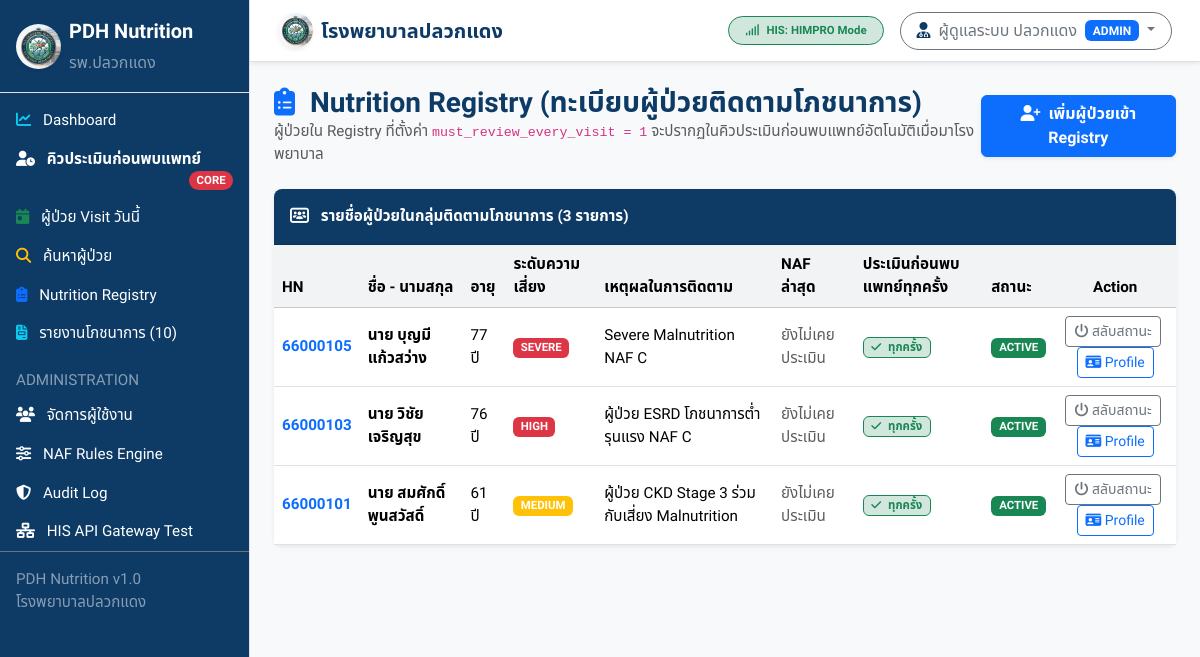
/registry (signed in), run on an earlier commit of the app's database.
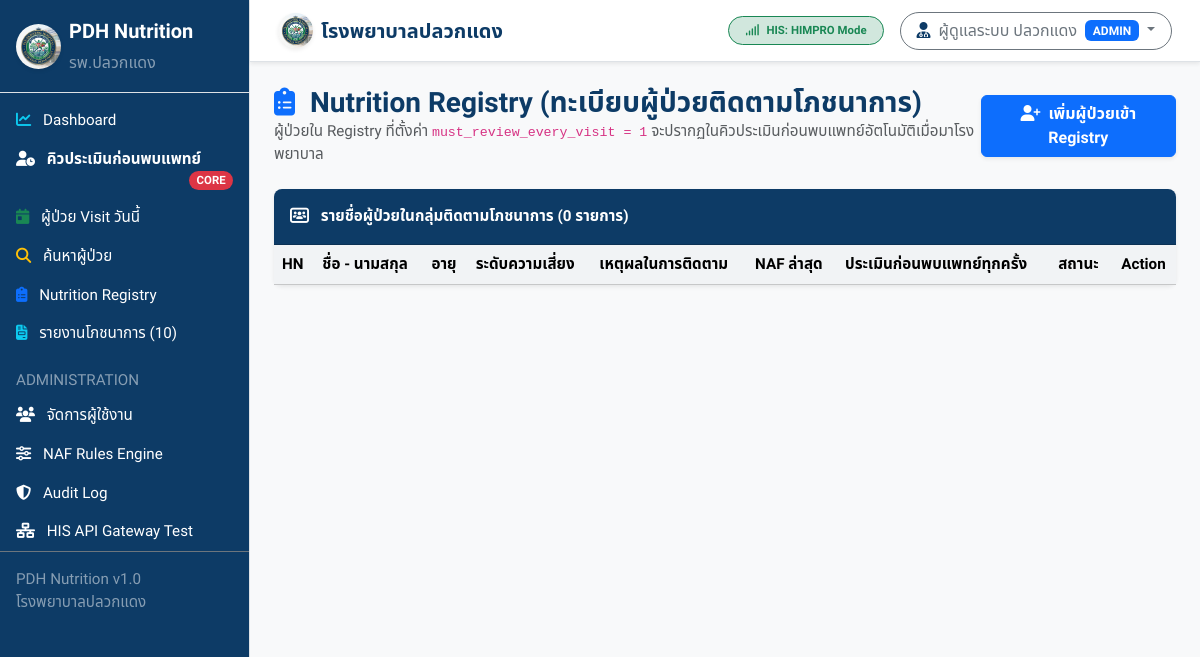
And on a later commit of the database.
### tables this page shows
CREATE TABLE `nutrition_registry` (
  `id` INT AUTO_INCREMENT PRIMARY KEY,
  `hn` VARCHAR(20) NOT NULL UNIQUE,
  `active` TINYINT(1) NOT NULL DEFAULT 1,
  `reason` VARCHAR(255) NOT NULL,
  `risk_level` ENUM('LOW', 'MEDIUM', 'HIGH', 'SEVERE') NOT NULL DEFAULT 'MEDIUM',
  `start_date` DATE NOT NULL,
  `end_date` DATE NULL,
  `follow_up_interval_days` INT NOT NULL DEFAULT 14,
  `must_review_every_visit` TINYINT(1) NOT NULL DEFAULT 1,
  `note` TEXT NULL,
  `created_by` INT NULL,
  `created_at` DATETIME NOT NULL DEFAULT CURRENT_TIMESTAMP,
  `updated_at` DATETIME NULL ON UPDATE CURRENT_TIMESTAMP,
  INDEX `idx_registry_hn` (`hn`),
  INDEX `idx_registry_active` (`active`),
  INDEX `idx_registry_risk` (`risk_level`)
);

CREATE TABLE `patients_cache` (
  `hn` VARCHAR(20) PRIMARY KEY,
  `cid` VARCHAR(20) NULL,
  `prefix` VARCHAR(20) NULL,
  `first_name` VARCHAR(50) NOT NULL,
  `last_name` VARCHAR(50) NOT NULL,
  `fullname` VARCHAR(110) NOT NULL,
  `gender` ENUM('MALE', 'FEMALE', 'OTHER') NOT NULL DEFAULT 'MALE',
  `birthdate` DATE NULL,
  `age` INT NULL,
  `phone` VARCHAR(30) NULL,
  `weight` DECIMAL(5,2) NULL,
  `height` DECIMAL(5,2) NULL,
  `bmi` DECIMAL(4,2) NULL,
  `synced_at` DATETIME NOT NULL DEFAULT CURRENT_TIMESTAMP ON UPDATE CURRENT_TIMESTAMP,
  INDEX `idx_patients_cid` (`cid`),
  INDEX `idx_patients_fullname` (`fullname`)
);

### views/layouts/navbar.php (called while the page is built, shortened)
<?php
$baseUrl = AppConfig::get('APP_URL', '/pdhnutrition');
?>

### app/Controllers/RegistryController.php (called while the page is built, shortened)
<?php
class RegistryController {
    public function index(): void {
        $pdo = Database::getConnection();
        $stmt = $pdo->query("
            SELECT r.*, p.fullname, p.age, p.gender, p.cid, u.fullname as creator_name,
                   n.naf_grade as last_naf_grade, n.assessment_date as last_naf_date
            FROM nutrition_registry r
            JOIN patients_cache p ON r.hn = p.hn
            LEFT JOIN users u ON r.created_by = u.id
            LEFT JOIN (
                SELECT hn, naf_grade, assessment_date,
                       ROW_NUMBER() OVER (PARTITION BY hn ORDER BY assessment_date DESC, id DESC) as rn
                FROM naf_assessments
            ) n ON r.hn = n.hn AND n.rn = 1
            ORDER BY r.active DESC, r.risk_level DESC, r.updated_at DESC
        ");
        $registryList = $stmt->fetchAll(PDO::FETCH_ASSOC);
        require __DIR__ . '/../../views/registry/index.php';
    }
}

### app/Config/AppConfig.php (called while the page is built, shortened)
<?php
class AppConfig {
    private static array $config = [];
    public static function load(): void {
        $envFile = __DIR__ . '/../../.env';
    }
    public static function get(string $key, mixed $default = null): mixed {
        return $_ENV[$key] ?? self::$config[$key] ?? $default;
    }
}

### views/registry/index.php (the view, shortened to what the rows shown need)
<?php
require __DIR__ . '/../layouts/header.php';
?>
<div id="page-content-wrapper" class="w-100">
  <?php require __DIR__ . '/../layouts/navbar.php'; ?>
  <div class="container-fluid p-4">
    <div class="card shadow-sm border-0">
      <div class="card-body p-0">
        <div class="table-responsive">
          <table class="table table-hover align-middle mb-0 datatable">
            <thead class="table-light">
              <tr>
                <th>HN</th>
                <th>ชื่อ - นามสกุล</th>
                <th>อายุ</th>
                <th>ระดับความเสี่ยง</th>
                <th>เหตุผลในการติดตาม</th>
                <th>NAF ล่าสุด</th>
                <th>ประเมินก่อนพบแพทย์ทุกครั้ง</th>
                <th>สถานะ</th>
                <th class="text-center">Action</th>
              </tr>
            </thead>
            <tbody>
              <?php foreach ($registryList as $r): ?>
                <tr>
                  <td class="fw-bold text-pdh-blue">
                    <a href="<?= $baseUrl ?>/patient/<?= htmlspecialchars($r['hn']) ?>" class="text-decoration-none"><?= htmlspecialchars($r['hn']) ?></a>
                  </td>
                  <td class="fw-bold"><?= htmlspecialchars($r['fullname'] ?? 'ไม่ระบุชื่อ') ?></td>
                  <td><?= $r['age'] ?? '-' ?> ปี</td>
                  <td>
                    <span class="badge bg-<?= (in_array($r['risk_level'] ?? '', ['SEVERE', 'HIGH'])) ? 'danger' : 'warning' ?>">
                      <?= htmlspecialchars($r['risk_level'] ?? 'MEDIUM') ?>
                    </span>
                  </td>
                  <td><?= htmlspecialchars($r['reason'] ?? '-') ?></td>
                  <td>
                    <?php if (!empty($r['last_naf_grade'])): ?>
                      <span class="badge badge-naf-<?= strtolower(substr($r['last_naf_grade'], -1)) ?>"><?= htmlspecialchars($r['last_naf_grade']) ?></span>
                    <?php else: ?>
                      <span class="text-muted fs-7">ยังไม่เคยประเมิน</span>
                    <?php endif; ?>
                  </td>
                  <td>
                    <?php if ($r['must_review_every_visit']): ?>
                      <span class="badge bg-success-subtle text-success border border-success"><i class="fa-solid fa-check me-1"></i> ทุกครั้ง</span>
                    <?php else: ?>
                      <span class="badge bg-light text-dark border">ตามรอบ</span>
                    <?php endif; ?>
                  </td>
                  <td>
                    <?php if ($r['active']): ?>
                      <span class="badge bg-success px-2 py-1">ACTIVE</span>
                    <?php else: ?>
                      <span class="badge bg-secondary px-2 py-1">INACTIVE</span>
                    <?php endif; ?>
                  </td>
                  <td class="text-center">
                    <button onclick="toggleStatus(<?= $r['id'] ?>)" class="btn btn-sm btn-outline-secondary me-1">
                      <i class="fa-solid fa-power-off"></i> สลับสถานะ
                    </button>
                    <a href="<?= $baseUrl ?>/patient/<?= htmlspecialchars($r['hn']) ?>" class="btn btn-sm btn-outline-primary">
                      <i class="fa-solid fa-id-card"></i> Profile
                    </a>
                  </td>
                </tr>
              <?php endforeach; ?>
            </tbody>
          </table>
        </div>
      </div>
    </div>
  </div>
</div>
<?php require __DIR__ . '/../layouts/footer.php'; ?>

What changed in the data, as far as the page shows it:
removed nutrition_registry: hn "66000105", patients_cache.fullname "นาย บุญมี แก้วสว่าง", patients_cache.age "77", risk_level "SEVERE", reason "Severe Malnutrition NAF C", must_review_every_visit 1 (drawn), active "ACTIVE"
removed nutrition_registry: hn "66000103", patients_cache.fullname "นาย วิชัย เจริญสุข", patients_cache.age "76", risk_level "HIGH", reason "ผู้ป่วย ESRD โภชนาการต่ำรุนแรง NAF C", must_review_every_visit 1 (drawn), active "ACTIVE"
removed nutrition_registry: hn "66000101", patients_cache.fullname "นาย สมศักดิ์ พูนสวัสดิ์", patients_cache.age "61", risk_level "MEDIUM", reason "ผู้ป่วย CKD Stage 3 ร่วมกับเสี่ยง Malnutrition", must_review_every_visit 1 (drawn), active "ACTIVE"
Also different on the page:
count($registryList): "3" → "0"
